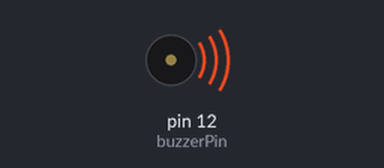
The sketch below on a simulated Arduino Uno, built with avr-gcc and run on an emulated ATmega328P. On the bench: buzzer (waves = sounding).

Above: at 0.48 s.
At 5.31 s:
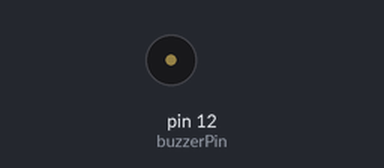
Timing chart, 0 to 7.2 s (numbered marks = the images above):
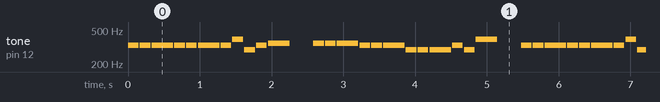

Measured:
- by itself, tone on pin 12 (buzzerPin): plays 330 Hz for 0.15 s, 330 Hz for 0.15 s, 330 Hz for 0.30 s, 330 Hz for 0.15 s, 330 Hz for 0.15 s, 330 Hz for 0.30 s … (540 notes in this stretch)

The sketch:

Lab9.ino
```cpp
/*Making music with Buzzer

  note 	frequency
  c     262 Hz
  d     294 Hz
  e     330 Hz
  f     349 Hz
  g     392 Hz
  a     440 Hz
  b     494 Hz
  C     523 Hz
*/


/*cdefgabC Cbagfedc
  111111112111111112*/
/*int songLength = 18;
char notes[] = "cdefgabC Cbagfedc ";
int beats[] = {1,1,1,1,1,1,1,1,2,1,1,1,1,1,1,1,1,2};*/


/*Jingle Bell
eee eee egdef fff eee ddd edg eee eee egdef fff eee eggfdc
112 112 111122112 112 112 1122112 112 111122112 112 1111124*/

int songLength = (3*10 + 5 + 5 + 6 + 4);
char notes[] = "eeeeeeegdef fffeeedddedg eeeeeeegdef fffeeeeggfdc ";
int beats[] = {1,1,2,1,1,2,1,1,1,1,2,2,1,1,2,1,1,2,1,1,2,1,1,2,2,1,1,2,1,1,2,1,1,1,1,2,2,1,1,2,1,1,2,1,1,1,1,1,2,4};

/*Happy Birthday
ccdcfe ccdcgf ccCa feed CCafag ccdcfe ccdcgf ccCa feed CCafgf
11212211121221112211122111211211121221112122111221112211121121

int songLength = (2*(6 + 6 + 4 + 4 + 6 + 5));
char notes[] = "ccdcfe ccdcgf ccCa feed CCafag ccdcfe ccdcgf ccCa feed CCafgf";
int beats[] = {1,1,2,1,2,2,1,1,1,2,1,2,2,1,1,1,2,2,1,1,1,2,2,1,1,1,2,1,1,2,1,1,1,2,1,2,2,1,1,1,2,1,2,2,1,1,1,2,2,1,1,1,2,2,1,1,1,2,1,1,2,1};
*/

int buzzerPin = 12;
int tempo = 150; //per each rest, to make song playing faster decrease this value

void setup()
{
  Serial.begin(57600);
  pinMode(buzzerPin, OUTPUT);
}

void loop()
{
  int i, duration;

  for (i = 0; i < songLength; i++) //step through the song arrays
  {
    duration = beats[i] * tempo;  //length of note/rest in ms

    if (notes[i] == ' ')          //is this a rest?
    {
      delay(duration);            //then pause for a moment
    }
    else                          //otherwise, play the note
    {
      tone(buzzerPin, frequency(notes[i]), duration);
      delay(duration);            //wait for tone to finish
    }
    delay(tempo/10);              //brief pause between notes
  }
}

int frequency(char note)
{
  int i;
  int numNotes = 8;  //number of notes we're storing (cdefgabC)

  char names[] = { 'c', 'd', 'e', 'f', 'g', 'a', 'b', 'C' };
  int frequencies[] = {262, 294, 330, 349, 392, 440, 494, 523};

  for (i = 0; i < numNotes; i++)  //Step through the notes
  {
    if (names[i] == note)         //check which note it is
    {
      return(frequencies[i]);     //Return frequency of that note
    }
  }
  return(0);
}
```
